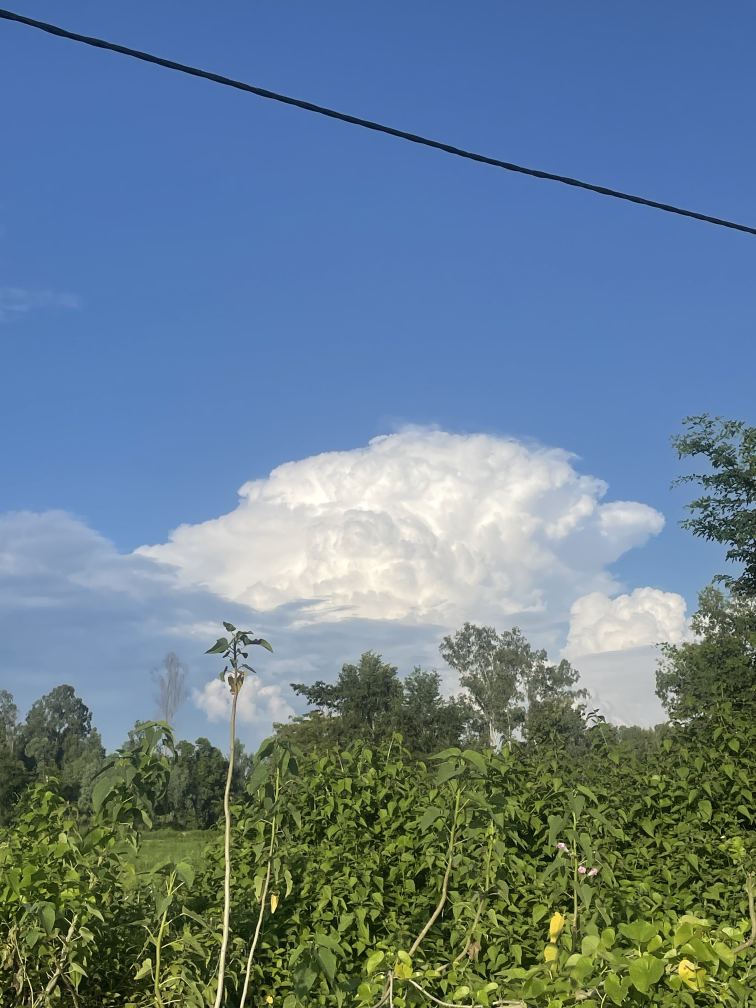
#> input picture examples/IMG_2865.jpg, 3024 x 4032 px (shown at 1/4 size); its folder holds only this picture in this run
$ python -i aesthetics.py   (imports and definitions only)   (older library calls are emulated)
#> lines starting #> are read from the running program, lines starting #| are printed output that depends on the picture
#> further down, picture is the input picture: shape (4032, 3024, 3); mean B, G, R 143.2, 127.3, 103.6
"""
Lightweight, no-training aesthetic quality signals.

These are classic, fast, well-established image-quality heuristics (no
deep model, no download) used both:

1. per-candidate-crop, as extra terms in the crop scorer (so the chosen
   rectangle isn't just "contains the salient pixels" but also "is a
   reasonably well-exposed, sharp, non-flat-looking region"), and

2. whole-image, via `image_aesthetic_score`, to answer "is this a good /
   aesthetically pleasing photo" independent of cropping -- useful for
   filtering or ranking a batch of images.

All per-pixel maps are designed to be summed with integral images so that
scoring any crop rectangle is an O(1) lookup instead of an O(pixels) scan
-- this is what makes scoring thousands of crop candidates fast.
"""

from __future__ import annotations

import os
from dataclasses import dataclass

import cv2
import numpy as np

_MODEL_DIR = os.path.join(os.path.dirname(__file__), "models")


# [6 lines left out: function _normalize, not called in this run]


@dataclass
class AestheticMaps:
    sharpness: np.ndarray      # local edge energy (|Laplacian|), normalized 0..1
    colorfulness: np.ndarray   # local chroma magnitude (Hasler-Susstrunk style), 0..1
    saturation: np.ndarray     # local HSV saturation, 0..1 -- "vibrance"/punch
    luminance: np.ndarray      # grayscale, 0..1 (used for contrast/exposure)


# [24 lines left out: function compute_aesthetic_maps, not called in this run]


def image_aesthetic_score(image_bgr: np.ndarray, max_dim: int = 512) -> dict:
    """
    A fast, whole-image "is this an aesthetically decent photo" score.
    Not a learned model -- combines four classic, cheap signals:

      - sharpness   : variance of the Laplacian (the standard fast blur
                       detector; low value ~= out of focus / blurry)
      - colorfulness : Hasler & Susstrunk (2003) colorfulness metric
                       (low value ~= flat, desaturated, dull)
      - contrast     : std deviation of luminance (low value ~= flat/hazy)
      - exposure     : penalizes images that are mostly clipped to black
                       or white (over/under-exposed)

    Returns a dict with the four sub-scores (0..100 each) and an overall
    "score" (0..100, simple average). Use this to rank/filter a batch of
    photos, independent of any cropping.
    """
#> called with max_dim = 512
    h, w = image_bgr.shape[:2]
#> h = 4032; w = 3024
    scale = min(1.0, max_dim / max(h, w))
#> scale = 0.127
    small = (
        cv2.resize(image_bgr, (max(1, int(w * scale)), max(1, int(h * scale))), interpolation=cv2.INTER_AREA)
        if scale < 1.0
        else image_bgr
    )
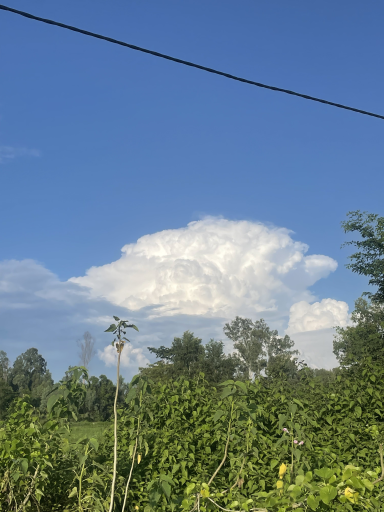
#> small: shape (512, 384, 3); mean B, G, R 143.2, 127.3, 103.6

    gray = cv2.cvtColor(small, cv2.COLOR_BGR2GRAY).astype(np.float32)
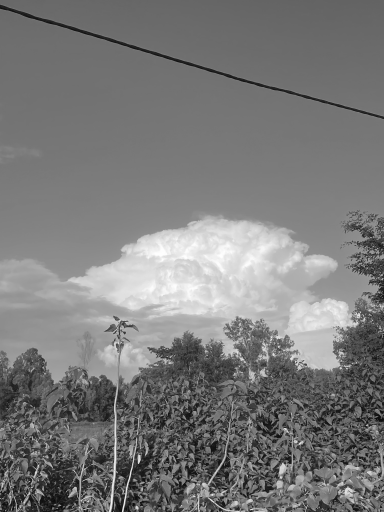
#> gray: shape (512, 384) float32; min 10, max 254, mean 122.1

    # --- sharpness: variance of Laplacian, log-compressed & clipped to a
    # reasonable range so it maps to a 0..100 score without being
    # dominated by extreme outliers on very high-detail photos.
    lap_var = cv2.Laplacian(gray, cv2.CV_32F, ksize=3).var()
#> lap_var = 13865.9
    sharpness_score = float(np.clip(np.log1p(lap_var) / np.log1p(2000.0), 0, 1) * 100)
#> sharpness_score = 100

    # --- colorfulness: Hasler & Susstrunk global formula
    b = small[:, :, 0].astype(np.float32)
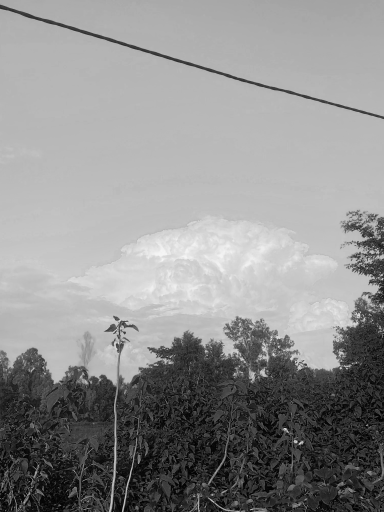
#> b: shape (512, 384) float32; min 2, max 245, mean 143.2
    g = small[:, :, 1].astype(np.float32)
    r = small[:, :, 2].astype(np.float32)
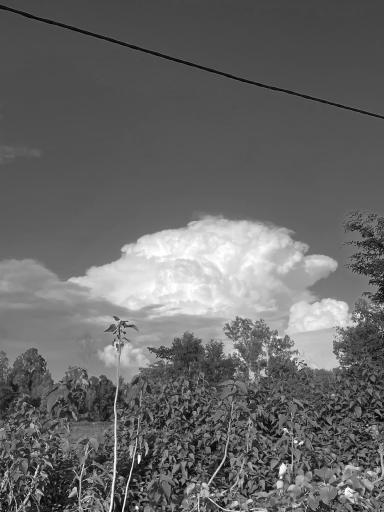
#> r: shape (512, 384) float32; min 5, max 255, mean 103.6
    rg = r - g
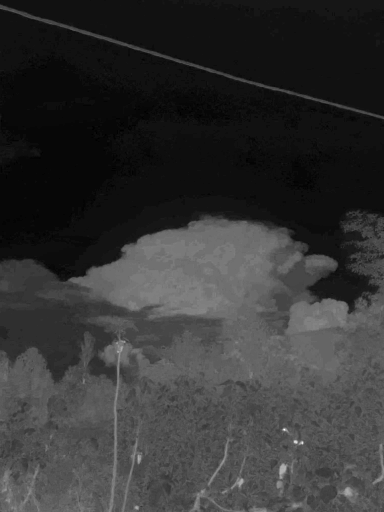
#> rg: shape (512, 384) float32; min -45, max 58, mean -23.7; drawn with min black and max white
    yb = 0.5 * (r + g) - b
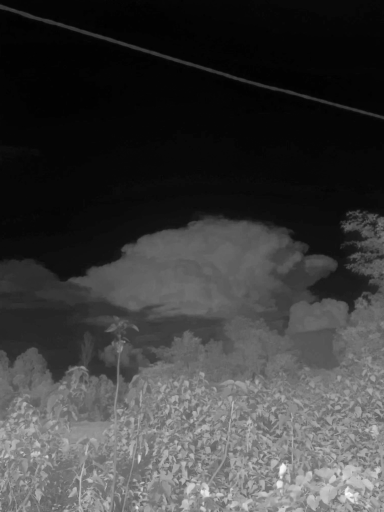
#> yb: shape (512, 384) float32; min -86.5, max 160, mean -27.7; drawn with min black and max white
    colorfulness_metric = np.sqrt(rg.std() ** 2 + yb.std() ** 2) + 0.3 * np.sqrt(
        rg.mean() ** 2 + yb.mean() ** 2
    )
#> colorfulness_metric = 68.36
    colorfulness_score = float(np.clip(colorfulness_metric / 110.0, 0, 1) * 100)
#> colorfulness_score = 62.14

    # --- contrast: std of luminance, normalized against a typical range
    contrast_score = float(np.clip(gray.std() / 70.0, 0, 1) * 100)
#> contrast_score = 61.81

    # --- exposure: penalize heavy clipping at black/white ends
    hist = cv2.calcHist([gray.astype(np.uint8)], [0], None, [256], [0, 256]).ravel()
#> hist = 256 values, max 5169 at index 118, min 0 at index 0, mean 768
    hist = hist / max(hist.sum(), 1.0)
#> hist = 256 values, max 0.0263 at index 118, min 0 at index 0, mean 0.00391
    clipped_black = hist[:5].sum()
#> clipped_black = 0
    clipped_white = hist[-5:].sum()
#> clipped_white = 0.000631
    exposure_score = float(np.clip(1.0 - (clipped_black + clipped_white) * 4, 0, 1) * 100)
#> exposure_score = 99.75

    overall = 0.30 * sharpness_score + 0.25 * colorfulness_score + 0.25 * contrast_score + 0.20 * exposure_score
#> overall = 80.94

    return {
        "score": round(overall, 1),
        "sharpness": round(sharpness_score, 1),
        "colorfulness": round(colorfulness_score, 1),
        "contrast": round(contrast_score, 1),
        "exposure": round(exposure_score, 1),
    }


# ---------------------------------------------------------------------------
# Optional: NIMA (Neural Image Assessment) -- a trained aesthetic scorer
# ---------------------------------------------------------------------------
#
# Everything above is hand-built heuristics (sharpness, colorfulness,
# contrast, exposure). They're fast and don't need a model download, but
# they're proxies for "looks good" -- not the thing itself.
#
# NIMA (Talebi & Milanfar, 2018) is a small CNN (MobileNet-sized, ~13MB)
# trained directly on the AVA dataset -- ~250,000 photos each rated 1-10 by
# real people for aesthetic quality. Its output is a distribution over
# scores 1-10, whose mean is a genuine learned "how good does this look"
# score, aligned with what actually gets rated well by humans (composition,
# color harmony, lighting, subject choice) rather than a proxy metric.
#
# smartcrop/models/nima_mobilenet.onnx ships with this repo, converted from
# titu1994/neural-image-assessment's MobileNet weights (trained on AVA) and
# verified against the original Keras model's output before conversion.
# SmartCropper(use_nima=True) uses it automatically if onnxruntime is
# installed (`pip install onnxruntime`); if not, it falls back to
# heuristic-only scoring silently. Swapping in a different NIMA export?
# check nima_score()'s preprocessing below -- this one expects
# (pixel/127.5)-1.0 scaling and NHWC layout, not the more common /255 + NCHW.
_NIMA_PATH = os.path.join(_MODEL_DIR, "nima_mobilenet.onnx")
_NIMA_SESSION = None


# [39 lines left out: functions nima_available, nima_score, not called in this run]

>>> import cv2
>>> picture = cv2.imread('../examples/IMG_2865.jpg')
>>> result = image_aesthetic_score(picture)
#> result = {'score': 80.9, 'sharpness': 100, 'colorfulness': 62.1, 'contrast': 61.8, 'exposure': 99.7}
